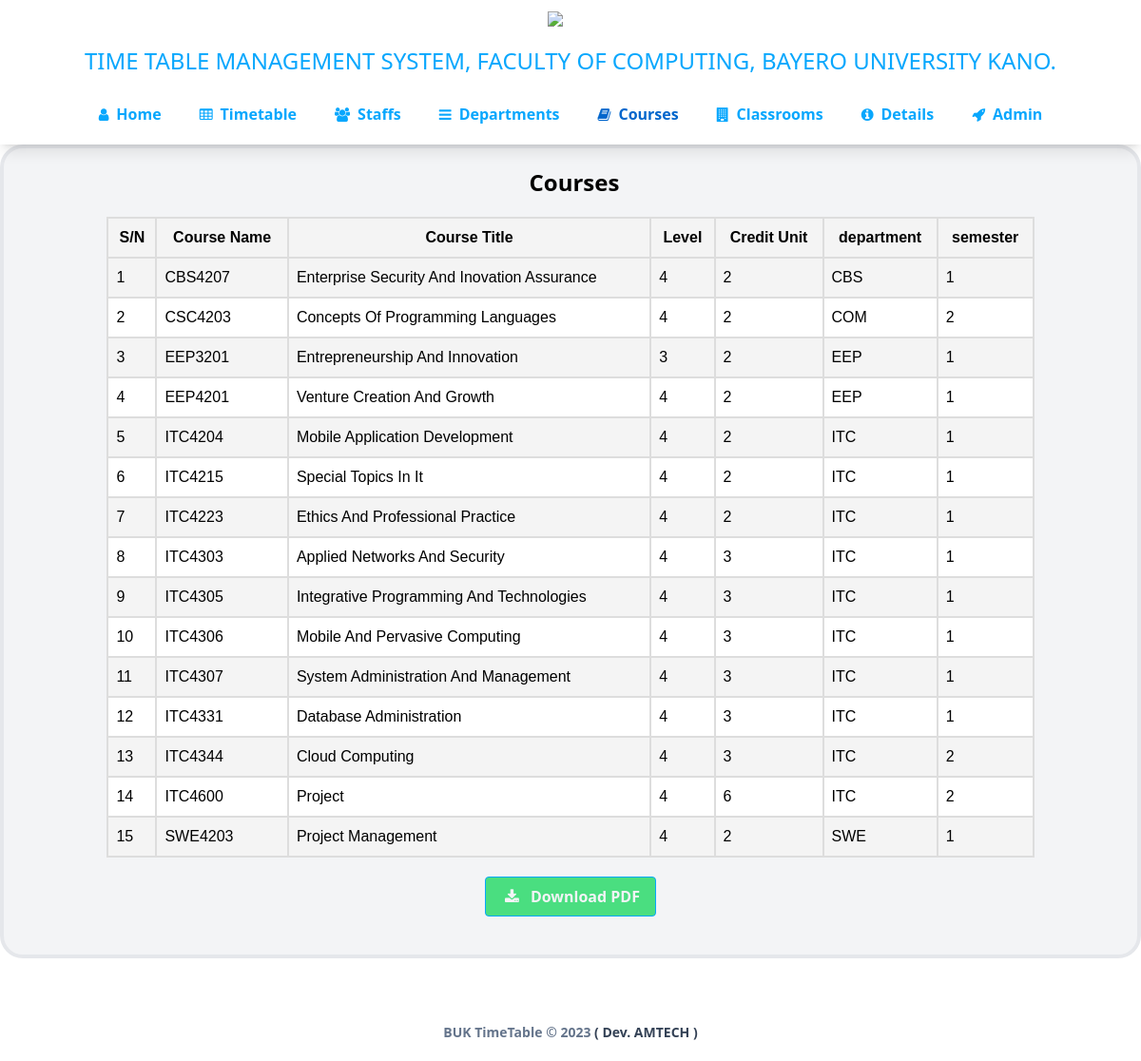
/courses.php, run on the app's committed database.
### tables this page shows
CREATE TABLE `courses` (
  `course_id` int(11) NOT NULL,
  `course_name` varchar(7) NOT NULL,
  `course_title` varchar(50) NOT NULL,
  `credit_unit` int(1) NOT NULL,
  `level` int(1) NOT NULL,
  `department` varchar(30) NOT NULL,
  `semester` int(1) NOT NULL,
  `status` varchar(30) NOT NULL
);

### includes/functions.php (the view, shortened to what this page needs)
<?php
function select_all($tb_name, $order_by=""){
    global $conn;
    $all_row = array();
    if($order_by !== ""){
        $query = "SELECT * from {$tb_name} ORDER BY {$order_by}";
    }else{
        $query = "SELECT * from {$tb_name}";
    }
    $result = mysqli_query($conn, $query);
    if(!$result){
        $error = "Can't get any data, Please try again later...";
    }else{
        while($row = mysqli_fetch_assoc($result)){
            $all_row[] = $row;
        };
        return $all_row;
    }
}
function download_content_pdf(){
    global $page_name;
    $add_btn = "";
    $add_btn .= "<div>";
    $add_btn .= "<form action=\"download/pdf_download.php\" method=\"post\" class='flex justify-center '>";
    $add_btn .= "<input type='hidden' name='download' value='{$page_name}'>";
    $add_btn .= '<button  type="submit" name="download_pdf" id="'. $page_name.'" class="text-base  mx-2
                  hover:scale-110 focus:outline-none
                  flex justify-center px-4 py-2 rounded font-bold cursor-pointer
                  hover:bg-green-500
                  bg-green-400
                  text-gray-100
                  border duration-200 ease-in-out
                  border-[#08a7fd] transition"><i class="fa fa-download m-1 pr-2"></i> Download PDF</button>';
    $add_btn .= "</fom>";
    $add_btn .= "</div>";
    echo $add_btn;
}
function course_table($edit_delete=false){
    $table_name = "courses";
    $table = '<div class="table-container">
        <h2 class="text-center font-bold text-2xl pl-2" style="text-align:center; padding:20px auto;">Courses</h2>
        <table>
        <thead>
            <tr>
                <th>S/N</th>
                <th>Course Name</th>
                <th>Course Title</th>
                <th>Level</th>
                <th>Credit Unit</th>
                <th>department</th>
                <th>semester</th>';
        $table .= '</tr>
        </thead>
        <tbody>';
    $course = select_all($table_name, "course_name");
    $serial_num = 1;
    for ($i=0; $i < count($course); $i++) {
        $table .= "<tr>
            <td> ". ( $serial_num + $i )."</td>
            <td>{$course[$i]['course_name']}</td>
            <td>{$course[$i]['course_title']}</td>
            <td>{$course[$i]['level']}</td>
            <td>{$course[$i]['credit_unit']}</td>
            <td>{$course[$i]['department']}</td>
            <td>{$course[$i]['semester']}</td>";
        $table .= "</tr> ";
    }
    $table .= '
    </tbody>
    </table></div>';
    return html_entity_decode($table);
}
?>

### assets/style.css (style rules this page uses)
body { position: absolute; width: 100vw; }
.table-container { padding:20px; margin: 0 auto; width: 90%; position:relative; }
table { margin: 0 auto; margin-top: 20px; font-family: arial, sans-serif; border-collapse: collapse; width: 100%; }
td, th { border: 2px solid #dddddd; text-align: center; padding: 8px; }
td { text-align: left; }
tr:nth-child(even) { background-color: #ffffff; }
tr:nth-child(odd) { background-color: #f4f4f4; }

### includes/header_new.php (style rules this page uses)
body { height: 100%; width: 100%; }
nav, table { width: 100%; width: 100%; position: relative; left: 0; right: 0; top: 0; }
.table-container { padding:20px; margin: 0 auto; width: 90%; position:relative; }
table { margin: 0 auto; margin-top: 20px; font-family: arial, sans-serif; border-collapse: collapse; width: 100%; }
td, th { border: 2px solid #dddddd; text-align: center; padding: 8px; }
td { text-align: left; }
tr:nth-child(even) { background-color: #ffffff; }
tr:nth-child(odd) { background-color: #f4f4f4; }

### data on the page
courses: i "1", course_name "CBS4207", course_title "Enterprise Security And Inovation Assurance", level "4", credit_unit "2", department "CBS", semester "1"
courses: i "2", course_name "CSC4203", course_title "Concepts Of Programming Languages", level "4", credit_unit "2", department "COM", semester "2"
courses: i "3", course_name "EEP3201", course_title "Entrepreneurship And Innovation", level "3", credit_unit "2", department "EEP", semester "1"
courses: i "4", course_name "EEP4201", course_title "Venture Creation And Growth", level "4", credit_unit "2", department "EEP", semester "1"
courses: i "5", course_name "ITC4204", course_title "Mobile Application Development", level "4", credit_unit "2", department "ITC", semester "1"
courses: i "6", course_name "ITC4215", course_title "Special Topics In It", level "4", credit_unit "2", department "ITC", semester "1"
courses: i "7", course_name "ITC4223", course_title "Ethics And Professional Practice", level "4", credit_unit "2", department "ITC", semester "1"
courses: i "8", course_name "ITC4303", course_title "Applied Networks And Security", level "4", credit_unit "3", department "ITC", semester "1"
courses: i "9", course_name "ITC4305", course_title "Integrative Programming And Technologies", level "4", credit_unit "3", department "ITC", semester "1"
courses: i "10", course_name "ITC4306", course_title "Mobile And Pervasive Computing", level "4", credit_unit "3", department "ITC", semester "1"
courses: i "11", course_name "ITC4307", course_title "System Administration And Management", level "4", credit_unit "3", department "ITC", semester "1"
courses: i "12", course_name "ITC4331", course_title "Database Administration", level "4", credit_unit "3", department "ITC", semester "1"
courses: i "13", course_name "ITC4344", course_title "Cloud Computing", level "4", credit_unit "3", department "ITC", semester "2"
courses: i "14", course_name "ITC4600", course_title "Project", level "4", credit_unit "6", department "ITC", semester "2"
courses: i "15", course_name "SWE4203", course_title "Project Management", level "4", credit_unit "2", department "SWE", semester "1"

### other printed values
$page_title_footer "BUK TimeTable"
